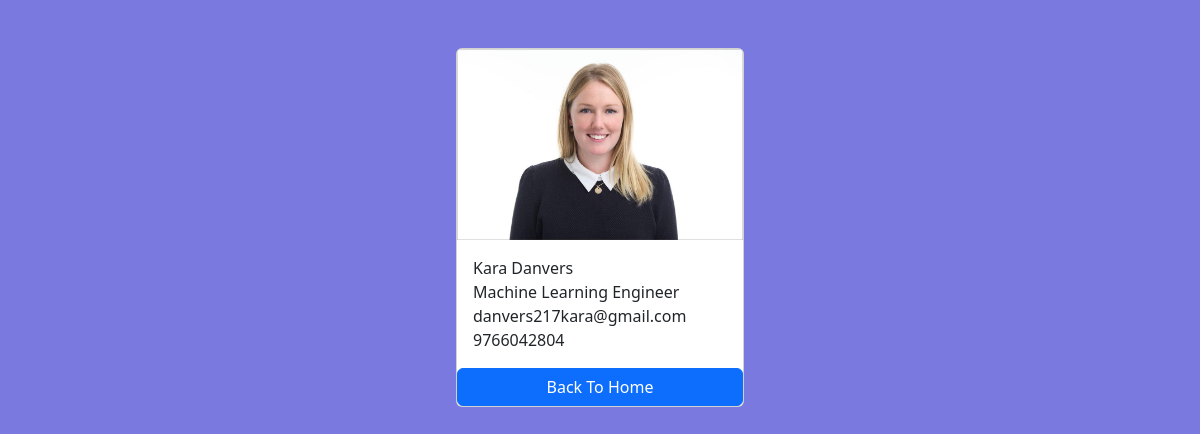
Page /employees/3/ on the committed database.
### employees/models.py (models this page shows, shortened)
class Employee(models.Model):
    first_name = models.CharField(max_length=100)
    last_name = models.CharField(max_length=100)
    photo = models.ImageField(upload_to='images')
    designation = models.CharField(max_length=100)
    email_address = models.EmailField(max_length=100, unique=True)
    phone_number = models.CharField(max_length=12, blank=True) #optional field
    created_at = models.DateTimeField(auto_now_add=True)
    updated_at = models.DateTimeField(auto_now=True)

### employees/views.py (the view)
# urls.py: path('<int:pk>/', views.employee_detail, name='employee_detail')
def employee_detail(request, pk):
    employee = get_object_or_404(Employee, pk=pk)
    context = {
        'employee': employee
    }
    return render(request, 'employee_detail.html', context)

### templates/employee_detail.html (shortened to what this page needs)
{%load static%}
<!DOCTYPE html>
<html lang="en">
<head>
    <link href="https://cdn.jsdelivr.net/npm/bootstrap@5.3.3/dist/css/bootstrap.min.css" rel="stylesheet">
    <link rel="stylesheet" href="{%static 'CSS/style.css'%}">
</head>
<body>
<div class="container pt-5">
    <div class="card mx-auto" style="width: 18rem;">
        <img class="card-img-top" src="{{ employee.photo.url }}" alt="Employee Photo">
        <div class="card-body">
        <p class="card-text m-0">{{employee.first_name}} {{employee.last_name}}</p>
        <p class="card-text m-0">{{employee.designation}}</p>
        <p class="card-text m-0">{{employee.email_address}}</p>
        <p class="card-text m-0">{{employee.phone_number}}</p>
        </div>
        <a href="{% url 'home'%}" class="btn btn-primary">Back To Home</a>
    </div>
</div>
</body>
</html>

### mysite/static/CSS/style.css (style rules this page uses)
body { background-color: rgb(121, 121, 223); }

### rows in the picture
Employee: photo (picture), first_name "Kara", last_name "Danvers", designation "Machine Learning Engineer", email_address "danvers217kara@gmail.com", phone_number "9766042804"
